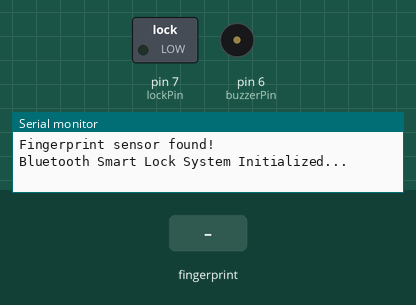
Simulated run of this sketch. Board: Arduino Uno, built with avr-gcc and run on an emulated ATmega328P. Parts: switched loads named in the sketch (green lamp = pin HIGH), buzzer (waves = sounding, pin HIGH), the last lines printed to the serial monitor. Inputs (shaded band) come from the test bench.

Above: at 2.2 s.
2.3 s: finger stored as number 1 placed on the sensor
At 4.0 s:
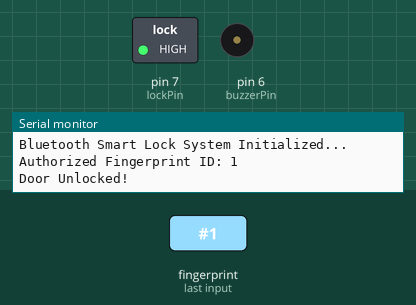
Timing chart, 0 to 9.7 s (numbered marks = the images above; inputs shaded):
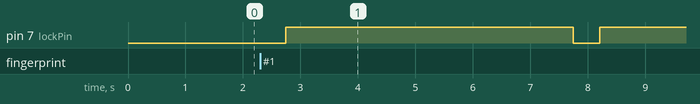

The sketch:

bluetooth_fingerprint_smartlock.ino
```cpp
#include <SoftwareSerial.h>
#include <Adafruit_Fingerprint.h>

// Bluetooth module pins
SoftwareSerial BT(10, 11); // RX, TX for HC-05

// Fingerprint sensor pins
SoftwareSerial mySerial(2, 3); // RX, TX for fingerprint sensor
Adafruit_Fingerprint finger = Adafruit_Fingerprint(&mySerial);

// Buzzer & Lock pins
const int buzzerPin = 6;
const int lockPin = 7;

// Bluetooth connection monitoring
bool btConnected = false;
unsigned long lastSignalTime = 0;
unsigned long timeoutDuration = 5000; // 5 seconds timeout

void setup() {
  Serial.begin(9600);
  BT.begin(9600);

  pinMode(buzzerPin, OUTPUT);
  pinMode(lockPin, OUTPUT);

  digitalWrite(buzzerPin, LOW);
  digitalWrite(lockPin, LOW);

  // Initialize fingerprint sensor
  finger.begin(57600);
  if (finger.verifyPassword()) {
    Serial.println("Fingerprint sensor found!");
  } else {
    Serial.println("Fingerprint sensor not detected :(");
    while (1);
  }

  Serial.println("Bluetooth Smart Lock System Initialized...");
}

void loop() {
  checkBluetoothConnection();

  // Check if fingerprint is placed
  int fingerID = getFingerprintID();
  if (fingerID >= 0) {
    Serial.print("Authorized Fingerprint ID: ");
    Serial.println(fingerID);
    unlockDoor();
  }

  delay(100);
}

void checkBluetoothConnection() {
  if (BT.available()) {
    char c = BT.read();
    if (c == '1') { // Phone sends '1' periodically as heartbeat
      btConnected = true;
      lastSignalTime = millis();
      digitalWrite(buzzerPin, LOW); // Stop buzzer if reconnected
    }
  }

  // If no signal from phone in timeout period → buzzer ON
  if (btConnected && (millis() - lastSignalTime > timeoutDuration)) {
    Serial.println("Bluetooth disconnected! Triggering buzzer.");
    digitalWrite(buzzerPin, HIGH);
    btConnected = false;
  }
}

int getFingerprintID() {
  finger.getImage();
  if (finger.image2Tz() != FINGERPRINT_OK) return -1;
  if (finger.fingerFastSearch() != FINGERPRINT_OK) return -1;

  return finger.fingerID; // return matched fingerprint ID
}

void unlockDoor() {
  Serial.println("Door Unlocked!");
  digitalWrite(lockPin, HIGH);
  delay(5000); // Keep unlocked for 5 seconds
  digitalWrite(lockPin, LOW);
  Serial.println("Door Locked!");
}
```

Measured:
- after the input at 2.3 s, pin 7 (lockPin): LOW → HIGH after 0.45 s, → LOW 5.0 s later, → HIGH 0.46 s later
